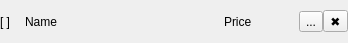
<?xml version="1.0" encoding="UTF-8"?>
<ui version="4.0">
 <class>Form</class>
 <widget class="QWidget" name="Form">
  <property name="geometry">
   <rect>
    <x>0</x>
    <y>0</y>
    <width>348</width>
    <height>43</height>
   </rect>
  </property>
  <property name="windowTitle">
   <string>Form</string>
  </property>
  <layout class="QHBoxLayout" name="horizontalLayout">
   <property name="spacing">
    <number>0</number>
   </property>
   <property name="margin">
    <number>0</number>
   </property>
   <item>
    <widget class="QLabel" name="iconLabel">
     <property name="sizePolicy">
      <sizepolicy hsizetype="Preferred" vsizetype="Preferred">
       <horstretch>1</horstretch>
       <verstretch>0</verstretch>
      </sizepolicy>
     </property>
     <property name="text">
      <string>[ ]</string>
     </property>
    </widget>
   </item>
   <item>
    <widget class="QLabel" name="nameLabel">
     <property name="sizePolicy">
      <sizepolicy hsizetype="Preferred" vsizetype="Preferred">
       <horstretch>8</horstretch>
       <verstretch>0</verstretch>
      </sizepolicy>
     </property>
     <property name="text">
      <string>Name</string>
     </property>
    </widget>
   </item>
   <item>
    <widget class="QLabel" name="priceLabel">
     <property name="sizePolicy">
      <sizepolicy hsizetype="Preferred" vsizetype="Preferred">
       <horstretch>3</horstretch>
       <verstretch>0</verstretch>
      </sizepolicy>
     </property>
     <property name="text">
      <string>Price</string>
     </property>
    </widget>
   </item>
   <item>
    <widget class="QToolButton" name="editButton">
     <property name="sizePolicy">
      <sizepolicy hsizetype="Fixed" vsizetype="Fixed">
       <horstretch>0</horstretch>
       <verstretch>0</verstretch>
      </sizepolicy>
     </property>
     <property name="text">
      <string>...</string>
     </property>
    </widget>
   </item>
   <item>
    <widget class="QToolButton" name="deleteButton">
     <property name="text">
      <string>✖</string>
     </property>
    </widget>
   </item>
  </layout>
 </widget>
 <resources/>
 <connections/>
</ui>
